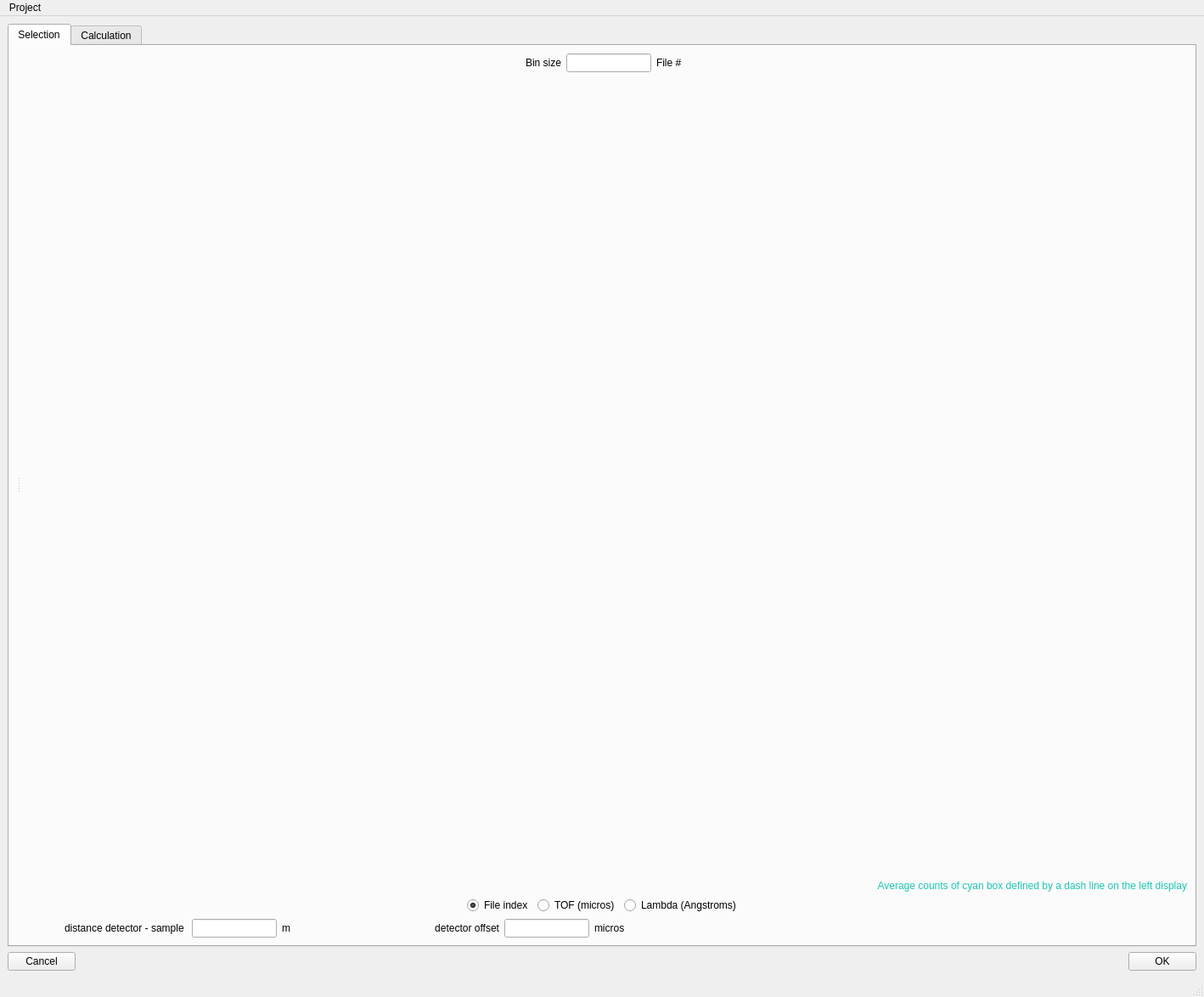
<?xml version="1.0" encoding="UTF-8"?>
<ui version="4.0">
 <class>MainWindow</class>
 <widget class="QMainWindow" name="MainWindow">
  <property name="geometry">
   <rect>
    <x>0</x>
    <y>0</y>
    <width>1418</width>
    <height>1174</height>
   </rect>
  </property>
  <property name="windowTitle">
   <string>MainWindow</string>
  </property>
  <widget class="QWidget" name="centralwidget">
   <layout class="QVBoxLayout" name="verticalLayout_4">
    <item>
     <widget class="QTabWidget" name="tabWidget">
      <property name="currentIndex">
       <number>0</number>
      </property>
      <widget class="QWidget" name="tab">
       <attribute name="title">
        <string>Selection</string>
       </attribute>
       <layout class="QVBoxLayout" name="verticalLayout_11">
        <item>
         <widget class="QSplitter" name="splitter">
          <property name="sizePolicy">
           <sizepolicy hsizetype="Expanding" vsizetype="Expanding">
            <horstretch>0</horstretch>
            <verstretch>0</verstretch>
           </sizepolicy>
          </property>
          <property name="orientation">
           <enum>Qt::Horizontal</enum>
          </property>
          <widget class="QWidget" name="layoutWidget">
           <layout class="QVBoxLayout" name="verticalLayout_7">
            <item>
             <widget class="QWidget" name="image_widget" native="true">
              <property name="sizePolicy">
               <sizepolicy hsizetype="Expanding" vsizetype="Expanding">
                <horstretch>0</horstretch>
                <verstretch>0</verstretch>
               </sizepolicy>
              </property>
             </widget>
            </item>
           </layout>
          </widget>
          <widget class="QWidget" name="layoutWidget">
           <layout class="QVBoxLayout" name="verticalLayout">
            <item>
             <layout class="QHBoxLayout" name="horizontalLayout_5">
              <item>
               <spacer name="horizontalSpacer_5">
                <property name="orientation">
                 <enum>Qt::Horizontal</enum>
                </property>
                <property name="sizeHint" stdset="0">
                 <size>
                  <width>40</width>
                  <height>20</height>
                 </size>
                </property>
               </spacer>
              </item>
              <item>
               <widget class="QLabel" name="label_5">
                <property name="text">
                 <string>Bin size</string>
                </property>
               </widget>
              </item>
              <item>
               <widget class="QLineEdit" name="selection_bin_size_value">
                <property name="minimumSize">
                 <size>
                  <width>100</width>
                  <height>0</height>
                 </size>
                </property>
                <property name="maximumSize">
                 <size>
                  <width>100</width>
                  <height>16777215</height>
                 </size>
                </property>
               </widget>
              </item>
              <item>
               <widget class="QLabel" name="selection_bin_size_units">
                <property name="text">
                 <string>File #</string>
                </property>
               </widget>
              </item>
              <item>
               <spacer name="horizontalSpacer_6">
                <property name="orientation">
                 <enum>Qt::Horizontal</enum>
                </property>
                <property name="sizeHint" stdset="0">
                 <size>
                  <width>40</width>
                  <height>20</height>
                 </size>
                </property>
               </spacer>
              </item>
             </layout>
            </item>
            <item>
             <widget class="QWidget" name="profile_widget" native="true">
              <property name="sizePolicy">
               <sizepolicy hsizetype="Preferred" vsizetype="Expanding">
                <horstretch>0</horstretch>
                <verstretch>0</verstretch>
               </sizepolicy>
              </property>
             </widget>
            </item>
            <item>
             <widget class="QLabel" name="info_message_about_cyan">
              <property name="palette">
               <palette>
                <active>
                 <colorrole role="WindowText">
                  <brush brushstyle="SolidPattern">
                   <color alpha="255">
                    <red>27</red>
                    <green>199</green>
                    <blue>179</blue>
                   </color>
                  </brush>
                 </colorrole>
                 <colorrole role="Text">
                  <brush brushstyle="SolidPattern">
                   <color alpha="255">
                    <red>34</red>
                    <green>217</green>
                    <blue>221</blue>
                   </color>
                  </brush>
                 </colorrole>
                </active>
                <inactive>
                 <colorrole role="WindowText">
                  <brush brushstyle="SolidPattern">
                   <color alpha="255">
                    <red>27</red>
                    <green>199</green>
                    <blue>179</blue>
                   </color>
                  </brush>
                 </colorrole>
                 <colorrole role="Text">
                  <brush brushstyle="SolidPattern">
                   <color alpha="255">
                    <red>34</red>
                    <green>217</green>
                    <blue>221</blue>
                   </color>
                  </brush>
                 </colorrole>
                </inactive>
                <disabled>
                 <colorrole role="WindowText">
                  <brush brushstyle="SolidPattern">
                   <color alpha="255">
                    <red>127</red>
                    <green>127</green>
                    <blue>127</blue>
                   </color>
                  </brush>
                 </colorrole>
                 <colorrole role="Text">
                  <brush brushstyle="SolidPattern">
                   <color alpha="255">
                    <red>127</red>
                    <green>127</green>
                    <blue>127</blue>
                   </color>
                  </brush>
                 </colorrole>
                </disabled>
               </palette>
              </property>
              <property name="text">
               <string>Average counts of cyan box defined by a dash line on the left display</string>
              </property>
              <property name="alignment">
               <set>Qt::AlignRight|Qt::AlignTrailing|Qt::AlignVCenter</set>
              </property>
             </widget>
            </item>
            <item>
             <layout class="QHBoxLayout" name="horizontalLayout_4">
              <item>
               <spacer name="horizontalSpacer_4">
                <property name="orientation">
                 <enum>Qt::Horizontal</enum>
                </property>
                <property name="sizeHint" stdset="0">
                 <size>
                  <width>40</width>
                  <height>20</height>
                 </size>
                </property>
               </spacer>
              </item>
              <item>
               <widget class="QRadioButton" name="selection_index_radiobutton">
                <property name="text">
                 <string>File index</string>
                </property>
                <property name="checked">
                 <bool>true</bool>
                </property>
               </widget>
              </item>
              <item>
               <widget class="QRadioButton" name="selection_tof_radiobutton">
                <property name="text">
                 <string>TOF (micros)</string>
                </property>
               </widget>
              </item>
              <item>
               <widget class="QRadioButton" name="selection_lambda_radiobutton">
                <property name="text">
                 <string>Lambda (Angstroms)</string>
                </property>
               </widget>
              </item>
              <item>
               <spacer name="horizontalSpacer_3">
                <property name="orientation">
                 <enum>Qt::Horizontal</enum>
                </property>
                <property name="sizeHint" stdset="0">
                 <size>
                  <width>40</width>
                  <height>20</height>
                 </size>
                </property>
               </spacer>
              </item>
             </layout>
            </item>
           </layout>
          </widget>
         </widget>
        </item>
        <item>
         <layout class="QHBoxLayout" name="horizontalLayout_2">
          <item>
           <widget class="QLabel" name="label">
            <property name="minimumSize">
             <size>
              <width>200</width>
              <height>0</height>
             </size>
            </property>
            <property name="maximumSize">
             <size>
              <width>200</width>
              <height>16777215</height>
             </size>
            </property>
            <property name="text">
             <string>distance detector - sample </string>
            </property>
            <property name="alignment">
             <set>Qt::AlignRight|Qt::AlignTrailing|Qt::AlignVCenter</set>
            </property>
           </widget>
          </item>
          <item>
           <widget class="QLineEdit" name="distance_detector_sample">
            <property name="minimumSize">
             <size>
              <width>100</width>
              <height>0</height>
             </size>
            </property>
            <property name="maximumSize">
             <size>
              <width>100</width>
              <height>16777215</height>
             </size>
            </property>
           </widget>
          </item>
          <item>
           <widget class="QLabel" name="label_2">
            <property name="minimumSize">
             <size>
              <width>50</width>
              <height>0</height>
             </size>
            </property>
            <property name="maximumSize">
             <size>
              <width>50</width>
              <height>16777215</height>
             </size>
            </property>
            <property name="text">
             <string>m</string>
            </property>
           </widget>
          </item>
          <item>
           <widget class="QLabel" name="label_4">
            <property name="minimumSize">
             <size>
              <width>200</width>
              <height>0</height>
             </size>
            </property>
            <property name="maximumSize">
             <size>
              <width>200</width>
              <height>16777215</height>
             </size>
            </property>
            <property name="text">
             <string>detector offset</string>
            </property>
            <property name="alignment">
             <set>Qt::AlignRight|Qt::AlignTrailing|Qt::AlignVCenter</set>
            </property>
           </widget>
          </item>
          <item>
           <widget class="QLineEdit" name="detector_offset">
            <property name="minimumSize">
             <size>
              <width>100</width>
              <height>0</height>
             </size>
            </property>
            <property name="maximumSize">
             <size>
              <width>100</width>
              <height>16777215</height>
             </size>
            </property>
           </widget>
          </item>
          <item>
           <widget class="QLabel" name="detector_offset_units">
            <property name="minimumSize">
             <size>
              <width>50</width>
              <height>0</height>
             </size>
            </property>
            <property name="maximumSize">
             <size>
              <width>50</width>
              <height>16777215</height>
             </size>
            </property>
            <property name="text">
             <string>micros</string>
            </property>
           </widget>
          </item>
          <item>
           <spacer name="horizontalSpacer_2">
            <property name="orientation">
             <enum>Qt::Horizontal</enum>
            </property>
            <property name="sizeType">
             <enum>QSizePolicy::Expanding</enum>
            </property>
            <property name="sizeHint" stdset="0">
             <size>
              <width>40</width>
              <height>20</height>
             </size>
            </property>
           </spacer>
          </item>
         </layout>
        </item>
       </layout>
      </widget>
      <widget class="QWidget" name="tab_2">
       <attribute name="title">
        <string>Calculation</string>
       </attribute>
       <layout class="QVBoxLayout" name="verticalLayout_6">
        <item>
         <widget class="QSplitter" name="splitter_2">
          <property name="orientation">
           <enum>Qt::Horizontal</enum>
          </property>
          <widget class="QWidget" name="layoutWidget_2">
           <layout class="QVBoxLayout" name="verticalLayout_3">
            <item>
             <widget class="QPushButton" name="calculation_refresh_table">
              <property name="text">
               <string>Refresh Table Calculation</string>
              </property>
             </widget>
            </item>
            <item>
             <layout class="QVBoxLayout" name="verticalLayout_table"/>
            </item>
            <item>
             <widget class="QGroupBox" name="groupBox">
              <property name="minimumSize">
               <size>
                <width>0</width>
                <height>170</height>
               </size>
              </property>
              <property name="maximumSize">
               <size>
                <width>16777215</width>
                <height>170</height>
               </size>
              </property>
              <property name="title">
               <string>Summary</string>
              </property>
              <layout class="QVBoxLayout" name="verticalLayout_5">
               <item>
                <widget class="QLabel" name="label_3">
                 <property name="text">
                  <string>Maximum deviation from 1 was found using the following two bins (only showing the first 2 bins if more than 1 pair)</string>
                 </property>
                </widget>
               </item>
               <item>
                <widget class="QTableWidget" name="summary_table">
                 <property name="editTriggers">
                  <set>QAbstractItemView::NoEditTriggers</set>
                 </property>
                 <row>
                  <property name="text">
                   <string>Bin</string>
                  </property>
                 </row>
                 <row>
                  <property name="text">
                   <string>Bin</string>
                  </property>
                 </row>
                 <column>
                  <property name="text">
                   <string>#</string>
                  </property>
                 </column>
                 <column>
                  <property name="text">
                   <string>from file index</string>
                  </property>
                 </column>
                 <column>
                  <property name="text">
                   <string>to file index</string>
                  </property>
                 </column>
                 <column>
                  <property name="text">
                   <string>from TOF</string>
                  </property>
                 </column>
                 <column>
                  <property name="text">
                   <string>to TOF</string>
                  </property>
                 </column>
                 <column>
                  <property name="text">
                   <string>from Lambda</string>
                  </property>
                 </column>
                 <column>
                  <property name="text">
                   <string>to lambda</string>
                  </property>
                 </column>
                </widget>
               </item>
              </layout>
             </widget>
            </item>
           </layout>
          </widget>
          <widget class="QWidget" name="">
           <layout class="QVBoxLayout" name="verticalLayout_2">
            <item>
             <widget class="QWidget" name="calculation_bin_widget" native="true"/>
            </item>
            <item>
             <widget class="QPushButton" name="export_image_button">
              <property name="text">
               <string>Export image ...</string>
              </property>
             </widget>
            </item>
           </layout>
          </widget>
         </widget>
        </item>
       </layout>
      </widget>
     </widget>
    </item>
    <item>
     <layout class="QHBoxLayout" name="horizontalLayout">
      <item>
       <widget class="QPushButton" name="cancel_button">
        <property name="text">
         <string>Cancel</string>
        </property>
       </widget>
      </item>
      <item>
       <spacer name="horizontalSpacer">
        <property name="orientation">
         <enum>Qt::Horizontal</enum>
        </property>
        <property name="sizeHint" stdset="0">
         <size>
          <width>40</width>
          <height>20</height>
         </size>
        </property>
       </spacer>
      </item>
      <item>
       <widget class="QPushButton" name="apply_button">
        <property name="text">
         <string>OK</string>
        </property>
       </widget>
      </item>
     </layout>
    </item>
   </layout>
  </widget>
  <widget class="QMenuBar" name="menubar">
   <property name="geometry">
    <rect>
     <x>0</x>
     <y>0</y>
     <width>1418</width>
     <height>22</height>
    </rect>
   </property>
   <widget class="QMenu" name="menuImport_Export">
    <property name="title">
     <string>Project</string>
    </property>
   </widget>
   <addaction name="menuImport_Export"/>
  </widget>
  <widget class="QStatusBar" name="statusbar"/>
  <action name="actionImport_full_profiles">
   <property name="text">
    <string>Import Full Profiles ...</string>
   </property>
   <property name="toolTip">
    <string>Import all profiles of shrinkable ROIs to fit</string>
   </property>
   <property name="shortcut">
    <string>Ctrl+I</string>
   </property>
  </action>
  <action name="actionExport">
   <property name="enabled">
    <bool>false</bool>
   </property>
   <property name="text">
    <string>Export ...</string>
   </property>
   <property name="toolTip">
    <string>Export profiles of all shrinkable ROIs of peak selected</string>
   </property>
   <property name="shortcut">
    <string>Ctrl+E</string>
   </property>
  </action>
  <action name="actionExport_fitting_profiles">
   <property name="text">
    <string>Export Fitting Profiles ...</string>
   </property>
  </action>
  <action name="actionImport">
   <property name="text">
    <string>Import ...</string>
   </property>
   <property name="shortcut">
    <string>Ctrl+I</string>
   </property>
  </action>
 </widget>
 <resources/>
 <connections>
  <connection>
   <sender>cancel_button</sender>
   <signal>clicked()</signal>
   <receiver>MainWindow</receiver>
   <slot>cancel_clicked()</slot>
   <hints>
    <hint type="sourcelabel">
     <x>83</x>
     <y>1140</y>
    </hint>
    <hint type="destinationlabel">
     <x>179</x>
     <y>478</y>
    </hint>
   </hints>
  </connection>
  <connection>
   <sender>apply_button</sender>
   <signal>clicked()</signal>
   <receiver>MainWindow</receiver>
   <slot>apply_clicked()</slot>
   <hints>
    <hint type="sourcelabel">
     <x>1405</x>
     <y>1140</y>
    </hint>
    <hint type="destinationlabel">
     <x>552</x>
     <y>492</y>
    </hint>
   </hints>
  </connection>
  <connection>
   <sender>distance_detector_sample</sender>
   <signal>returnPressed()</signal>
   <receiver>MainWindow</receiver>
   <slot>distance_detector_sample_changed()</slot>
   <hints>
    <hint type="sourcelabel">
     <x>343</x>
     <y>1068</y>
    </hint>
    <hint type="destinationlabel">
     <x>672</x>
     <y>426</y>
    </hint>
   </hints>
  </connection>
  <connection>
   <sender>detector_offset</sender>
   <signal>returnPressed()</signal>
   <receiver>MainWindow</receiver>
   <slot>detector_offset_changed()</slot>
   <hints>
    <hint type="sourcelabel">
     <x>719</x>
     <y>1068</y>
    </hint>
    <hint type="destinationlabel">
     <x>672</x>
     <y>426</y>
    </hint>
   </hints>
  </connection>
  <connection>
   <sender>selection_index_radiobutton</sender>
   <signal>clicked()</signal>
   <receiver>MainWindow</receiver>
   <slot>selection_axis_changed()</slot>
   <hints>
    <hint type="sourcelabel">
     <x>617</x>
     <y>1032</y>
    </hint>
    <hint type="destinationlabel">
     <x>672</x>
     <y>426</y>
    </hint>
   </hints>
  </connection>
  <connection>
   <sender>selection_lambda_radiobutton</sender>
   <signal>clicked()</signal>
   <receiver>MainWindow</receiver>
   <slot>selection_axis_changed()</slot>
   <hints>
    <hint type="sourcelabel">
     <x>895</x>
     <y>1032</y>
    </hint>
    <hint type="destinationlabel">
     <x>672</x>
     <y>426</y>
    </hint>
   </hints>
  </connection>
  <connection>
   <sender>selection_tof_radiobutton</sender>
   <signal>clicked()</signal>
   <receiver>MainWindow</receiver>
   <slot>selection_axis_changed()</slot>
   <hints>
    <hint type="sourcelabel">
     <x>732</x>
     <y>1032</y>
    </hint>
    <hint type="destinationlabel">
     <x>672</x>
     <y>426</y>
    </hint>
   </hints>
  </connection>
  <connection>
   <sender>actionExport</sender>
   <signal>triggered()</signal>
   <receiver>MainWindow</receiver>
   <slot>export_button_clicked()</slot>
   <hints>
    <hint type="sourcelabel">
     <x>-1</x>
     <y>-1</y>
    </hint>
    <hint type="destinationlabel">
     <x>672</x>
     <y>426</y>
    </hint>
   </hints>
  </connection>
  <connection>
   <sender>actionImport</sender>
   <signal>triggered()</signal>
   <receiver>MainWindow</receiver>
   <slot>import_button_clicked()</slot>
   <hints>
    <hint type="sourcelabel">
     <x>-1</x>
     <y>-1</y>
    </hint>
    <hint type="destinationlabel">
     <x>672</x>
     <y>426</y>
    </hint>
   </hints>
  </connection>
  <connection>
   <sender>tabWidget</sender>
   <signal>currentChanged(int)</signal>
   <receiver>MainWindow</receiver>
   <slot>switching_master_tab_clicked()</slot>
   <hints>
    <hint type="sourcelabel">
     <x>672</x>
     <y>400</y>
    </hint>
    <hint type="destinationlabel">
     <x>672</x>
     <y>426</y>
    </hint>
   </hints>
  </connection>
  <connection>
   <sender>selection_bin_size_value</sender>
   <signal>returnPressed()</signal>
   <receiver>MainWindow</receiver>
   <slot>bin_size_returned_pressed()</slot>
   <hints>
    <hint type="sourcelabel">
     <x>727</x>
     <y>81</y>
    </hint>
    <hint type="destinationlabel">
     <x>1414</x>
     <y>158</y>
    </hint>
   </hints>
  </connection>
  <connection>
   <sender>export_image_button</sender>
   <signal>clicked()</signal>
   <receiver>MainWindow</receiver>
   <slot>export_selected_image()</slot>
   <hints>
    <hint type="sourcelabel">
     <x>1287</x>
     <y>1049</y>
    </hint>
    <hint type="destinationlabel">
     <x>1414</x>
     <y>1050</y>
    </hint>
   </hints>
  </connection>
 </connections>
 <slots>
  <slot>cancel_clicked()</slot>
  <slot>apply_clicked()</slot>
  <slot>distance_detector_sample_changed()</slot>
  <slot>detector_offset_changed()</slot>
  <slot>selection_axis_changed()</slot>
  <slot>fitting_axis_changed()</slot>
  <slot>selection_roi_slider_changed()</slot>
  <slot>fit_that_selection_pushed()</slot>
  <slot>roi_radiobuttons_changed()</slot>
  <slot>profile_of_bin_size_slider_changed()</slot>
  <slot>export_full_profiles_button_clicked()</slot>
  <slot>import_full_profiles_button_clicked()</slot>
  <slot>switching_master_tab_clicked()</slot>
  <slot>high_lambda_table_clicked()</slot>
  <slot>low_lambda_table_clicked()</slot>
  <slot>bragg_peak_table_clicked()</slot>
  <slot>export_button_clicked()</slot>
  <slot>import_button_clicked()</slot>
  <slot>kropff_toolbox_changed()</slot>
  <slot>kropff_fit_high_lambda_region_clicked()</slot>
  <slot>kropff_fit_low_lambda_region_clicked()</slot>
  <slot>kropff_fit_bragg_peak_region_clicked()</slot>
  <slot>fit_kropff_button_pushed()</slot>
  <slot>update_kropff_high_plot()</slot>
  <slot>update_kropff_low_plot()</slot>
  <slot>update_kropff_bragg_peak_plot()</slot>
  <slot>kropff_bragg_peak_right_click()</slot>
  <slot>kropff_bragg_peak_selection_mode_changed()</slot>
  <slot>march_dollase_move_row_up_clicked()</slot>
  <slot>march_dollase_move_row_down_clicked()</slot>
  <slot>march_dollase_table_clicked()</slot>
  <slot>march_dollase_table_right_clicked()</slot>
  <slot>march_dollase_advanced_mode_clicked()</slot>
  <slot>march_dollase_item_to_plot_changed()</slot>
  <slot>tab_algorithm_changed()</slot>
  <slot>march_dollase_fit_button_clicked()</slot>
  <slot>march_dollase_result_table_clicked()</slot>
  <slot>march_dollase_result_selection_mode_clicked()</slot>
  <slot>march_dollase_toolbox_changed()</slot>
  <slot>march_dollase_result_table_right_clicked()</slot>
  <slot>bin_size_returned_pressed()</slot>
  <slot>calculation_table_cell_clicked()</slot>
  <slot>calculation_table_cell_selection_changed()</slot>
  <slot>export_selected_image()</slot>
 </slots>
</ui>
